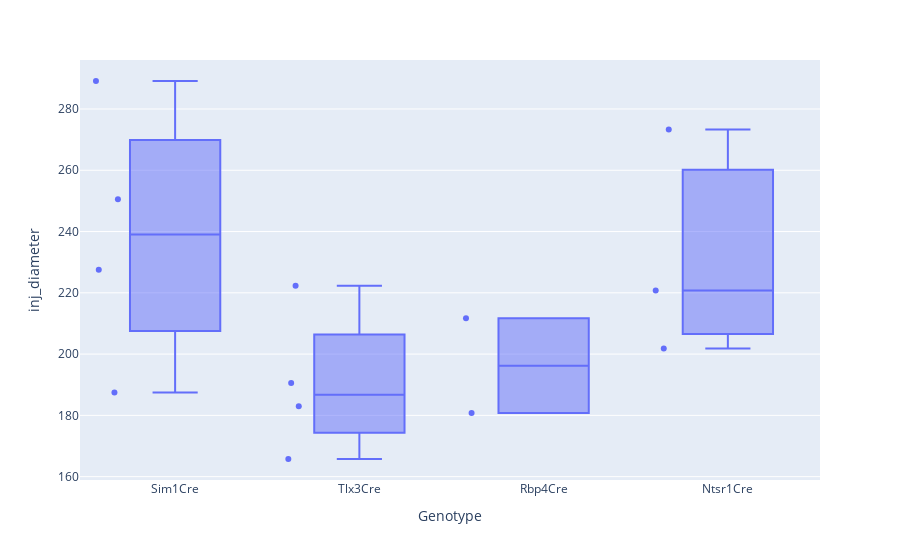

Here is the notebook cell this chart was saved with:
### Code cell
import plotly.express as px
fig = px.box(data, x="Genotype", y="inj_diameter", points="all")
fig.show()

### Figure 1 — Plotly figure (JSON) as saved in the notebook; plotly's stock layout.template omitted (floating-point values rounded to 4 significant figures)
{"data": [{"alignmentgroup": "True", "boxpoints": "all", "hovertemplate": "Genotype=%{x}<br>inj_diameter=%{y}<extra></extra>", "legendgroup": "", "marker": {"color": "#636efa"}, "name": "", "notched": false, "offsetgroup": "", "orientation": "v", "showlegend": false, "type": "box", "x": ["Sim1Cre", "Sim1Cre", "Tlx3Cre", "Rbp4Cre", "Tlx3Cre", "Rbp4Cre", "Sim1Cre", "Ntsr1Cre", "Ntsr1Cre", "Tlx3Cre", "Tlx3Cre", "Sim1Cre", "Ntsr1Cre"], "x0": " ", "xaxis": "x", "y": [289.1, 250.6, 190.6, 180.8, 222.3, 211.7, 227.5, 201.9, 273.3, 165.8, 183.0, 187.5, 220.8], "y0": " ", "yaxis": "y"}], "layout": {"autosize": true, "boxmode": "group", "legend": {"tracegroupgap": 0}, "margin": {"t": 60}, "xaxis": {"anchor": "y", "autorange": true, "domain": [0, 1], "range": [-0.5103, 3.5], "title": {"text": "Genotype"}, "type": "category"}, "yaxis": {"anchor": "x", "autorange": true, "domain": [0, 1], "range": [158.9, 296.0], "title": {"text": "inj_diameter"}, "type": "linear"}}}
